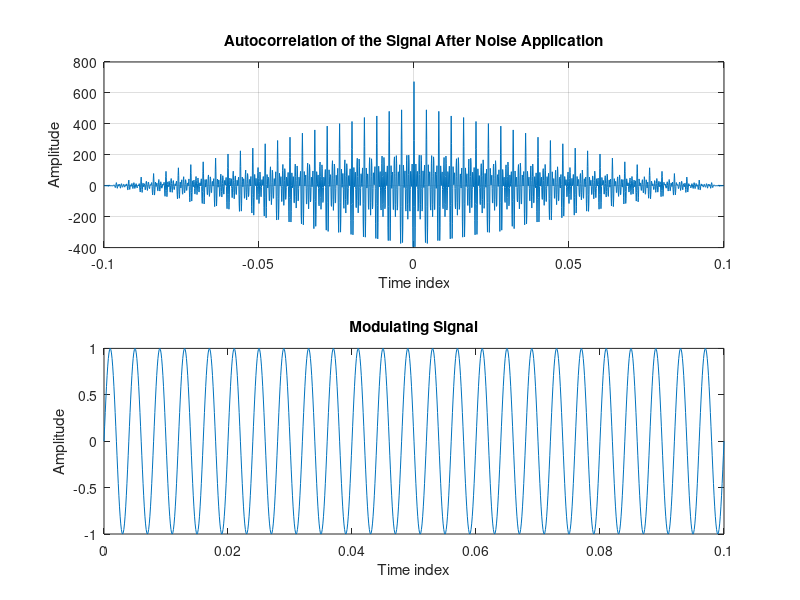

Recreate this plot in MATLAB.

%generating signal

clear all;
close all;

%initialization of signals
fc=1500; % Carrier Frequency
fm=250; % Modulating Frequency
fs=10000; % Sampling Frequency
m=2; % Modulating Index
t=0:1/fs:0.1; % Time sampling with step 
  
c=sin(2*pi*fc*t); % Carrier Signal
M=sin(2*pi*fm*t); % Modulating Signal

%plot carrier
subplot(2,1,1);
plot (t,c);
ylabel('Amplitude');
xlabel('Time index');
title('Carrier signal ');

%plot message
subplot(2,1,2);
plot (t,M);
ylabel('Amplitude');
xlabel('Time index');
title('Modulating Signal');

%%
% Frequency Modulation
y=sin(2*pi*fc*t+(m.*sin(2*pi*fm*t))); 

%plot message
subplot(2,1,1);
plot (t,y);
ylabel('Amplitude');
xlabel('Time index');
title('Frequency Modulated Signal');

%%

% performing autocorrelation
auto_y = xcorr(y,y); 
t1=t;
t2=-fliplr(t);
n1=min(t1)+min(t2);
n2=max(t1)+max(t2);
n=n1:0.0001:n2;

% plot autocorrelation
subplot(2,1,1);
plot(n,auto_y);
ylabel('Amplitude');
xlabel('Time index');
title('Autocorrelation of the Signal');
grid on;

%%

%adding noise
snr=5;
z = awgn(y,snr,'measured');

% plot noise affected signal
subplot(2,1,1); 
plot(t, y, 'r');
hold on; % puts the next graph on the same plot
plot(t, z, 'b');
xlabel('Time');
ylabel('Amplitude');
title('Signal After Addition of Noise');
grid on;
hold off;

legend('Original Signal','Signal with AWGN');

%%

% performing autocorrelation
auto_y2 = xcorr(z,z); 
t1=t;
t2=-fliplr(t);
n1=min(t1)+min(t2);
n2=max(t1)+max(t2);
n=n1:0.0001:n2;

% plot autocorrelation
subplot(2,1,1);
plot(n,auto_y2);
ylabel('Amplitude');
xlabel('Time index');
title('Autocorrelation of the Signal After Noise Application');
grid on;
